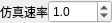
<?xml version="1.0" encoding="UTF-8"?>
<ui version="4.0">
 <class>ByySimMultipleWidget</class>
 <widget class="QWidget" name="ByySimMultipleWidget">
  <property name="geometry">
   <rect>
    <x>0</x>
    <y>0</y>
    <width>107</width>
    <height>20</height>
   </rect>
  </property>
  <property name="windowTitle">
   <string>ByySimMultipleWidget</string>
  </property>
  <layout class="QHBoxLayout" name="horizontalLayout">
   <property name="spacing">
    <number>0</number>
   </property>
   <property name="margin">
    <number>0</number>
   </property>
   <item>
    <widget class="QLabel" name="label">
     <property name="text">
      <string>仿真速率</string>
     </property>
    </widget>
   </item>
   <item>
    <widget class="QDoubleSpinBox" name="doubleSpinBox">
     <property name="decimals">
      <number>1</number>
     </property>
     <property name="minimum">
      <double>0.100000000000000</double>
     </property>
     <property name="maximum">
      <double>1000.000000000000000</double>
     </property>
     <property name="singleStep">
      <double>0.100000000000000</double>
     </property>
     <property name="value">
      <double>1.000000000000000</double>
     </property>
    </widget>
   </item>
  </layout>
 </widget>
 <layoutdefault spacing="6" margin="11"/>
 <resources/>
 <connections/>
</ui>
